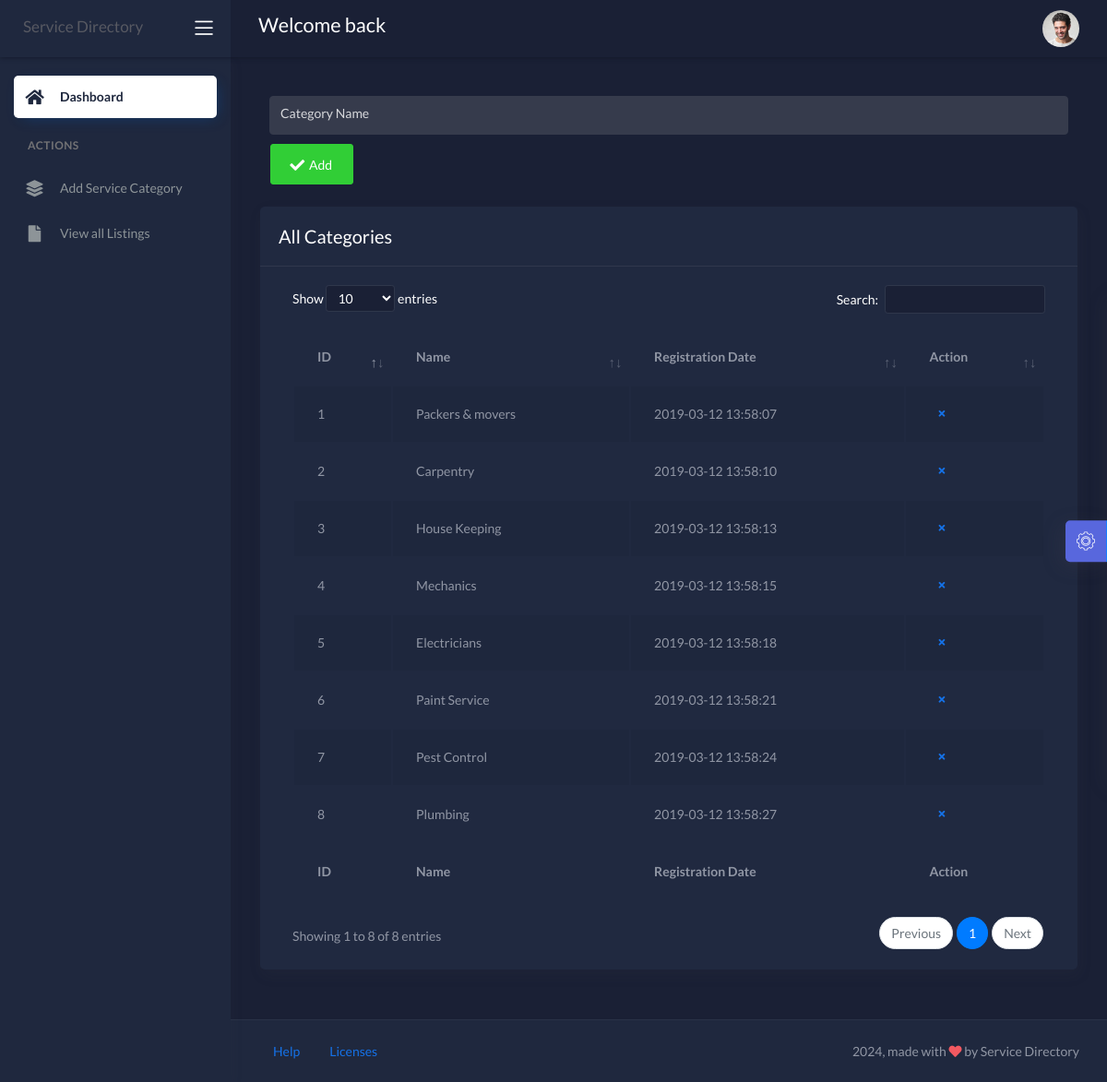
The app's page /admin/addService.php (signed in) with its own data.
### tables this page shows
CREATE TABLE `categorymaster` (
  `id` int(11) NOT NULL,
  `categoryName` varchar(255) NOT NULL,
  `entryDate` timestamp NOT NULL DEFAULT CURRENT_TIMESTAMP ON UPDATE CURRENT_TIMESTAMP
);

### admin/addService.php (the view, shortened to what this page needs)
<?php
include('include/config.php');
				?>
<!DOCTYPE html>
<html lang="en">
<head>
	<link rel="stylesheet" href="../assets/css/bootstrap.min.css">
	<link rel="stylesheet" href="../assets/css/atlantis.min.css">
	<link rel="stylesheet" href="../assets/css/demo.css">
</head>
<body data-background-color="dark">
	<div class="wrapper">
		<?php include("header.php");?>
		<?php include("sidebar.php");?>
		<div class="main-panel">
			<div class="content">
				<div class="page-inner">
					<div class="mt-2 mb-4 text-white">
						<form action="#" method="post">
							<div class="form-group form-floating-label">
								<input id="inputFloatingLabel2" type="text" class="form-control input-solid" required="required" name="catName" autocomplete="off">
								<label for="inputFloatingLabel2" class="placeholder">Category Name</label>
							</div>&nbsp;&nbsp;&nbsp;
							<button class="btn btn-success" name="submit">
								<span class="btn-label">
								</span>
								Add
							</button>
						</form>
					</div>
					<div class="row">
						<div class="col-md-12">
							<div class="card">
								<div class="card-header">
									<h4 class="card-title">All Categories</h4>
								</div>
								<div class="card-body">
									<div class="table-responsive">
										<table id="basic-datatables" class="display table table-striped table-hover" >
											<thead>
												<tr>
													<th>ID</th>
													<th>Name</th>
													<th>Registration Date</th>
													<th>Action</th>
												</tr>
											</thead>
											<tfoot>
												<tr>
													<th>ID</th>
													<th>Name</th>
													<th>Registration Date</th>
													<th>Action</th>
												</tr>
											</tfoot>
											<tbody>
												<?php
													$que="select * from categorymaster";
													$res=$conn->query($que);
													while($row=$res->fetch_assoc())
													{ ?>
														<tr>
															<td><?php echo $row['id'];?></td>
															<td><?php echo $row['categoryName'];?></td>
															<td><?php echo $row['entryDate'];?></td>
															<td>
																<a href="addService.php?id=<?php echo $row['id']?>&del=delete" onClick="return confirm('Are you sure you want to delete?')" class="btn btn-transparent btn-xs tooltips" tooltip-placement="top" tooltip="Remove"><i class="fa fa-times fa fa-white"></i></a>
															</td>
														</tr>
													<?php }
												?>
											</tbody>
										</table>
									</div>
								</div>
							</div>
						</div>
					</div>
				</div>
			</div>
			<?php include("footer.php");?>
		</div>
		<?php include("settings.php");?>
	</div>
</body>
</html>

### records on screen
categorymaster: id "1", categoryName "Packers & movers", entryDate "2019-03-12 13:58:07"
categorymaster: id "2", categoryName "Carpentry", entryDate "2019-03-12 13:58:10"
categorymaster: id "3", categoryName "House Keeping", entryDate "2019-03-12 13:58:13"
categorymaster: id "4", categoryName "Mechanics", entryDate "2019-03-12 13:58:15"
categorymaster: id "5", categoryName "Electricians", entryDate "2019-03-12 13:58:18"
categorymaster: id "6", categoryName "Paint Service", entryDate "2019-03-12 13:58:21"
categorymaster: id "7", categoryName "Pest Control", entryDate "2019-03-12 13:58:24"
categorymaster: id "8", categoryName "Plumbing", entryDate "2019-03-12 13:58:27"
